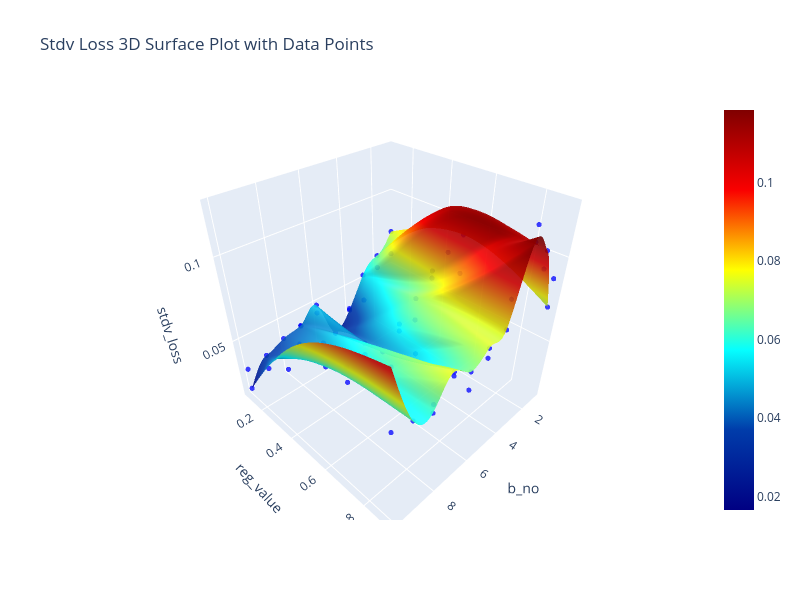

Notebook source saved alongside this figure:
### Code cell
# Define grid for surface
b_no_range = np.linspace(summary_df['b_no'].min(), summary_df['b_no'].max(), 100)
reg_value_range = np.linspace(summary_df['reg_value'].min(), summary_df['reg_value'].max(), 100)
b_no_grid, reg_value_grid = np.meshgrid(b_no_range, reg_value_range)

# Interpolate mean_loss values for the surface
mean_loss_surface = griddata((summary_df['b_no'], summary_df['reg_value']), 
                              summary_df['stdv_loss'], 
                              (b_no_grid, reg_value_grid), 
                              method='cubic')

# Create the 3D surface plot
fig = go.Figure()

# Add scatter data points
fig.add_trace(go.Scatter3d(
    x=summary_df['b_no'],
    y=summary_df['reg_value'],
    z=summary_df['stdv_loss'],
    mode='markers',
    marker=dict(
        size=3,
        color='blue',
        opacity=0.5
    ),
    name='Data Points'
))

# Add surface plot
fig.add_trace(go.Surface(
    x=b_no_range,
    y=reg_value_range,
    z=mean_loss_surface,
    colorscale='Jet',
    opacity=0.9
))

# Update layout for better visibility
fig.update_layout(scene=dict(
                    xaxis_title='b_no',
                    yaxis_title='reg_value',
                    zaxis_title='stdv_loss'),
                    width=800,  # adjust width
                    height=600, # adjust height
                    title='Stdv Loss 3D Surface Plot with Data Points')

# Show the plot
fig.show()
